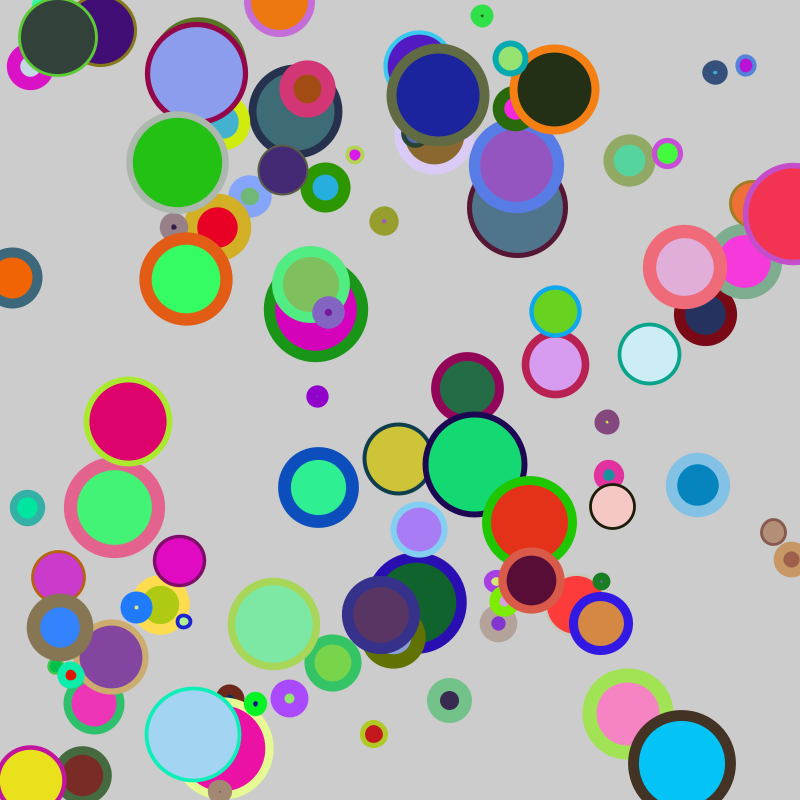
Frame 1 (no input)
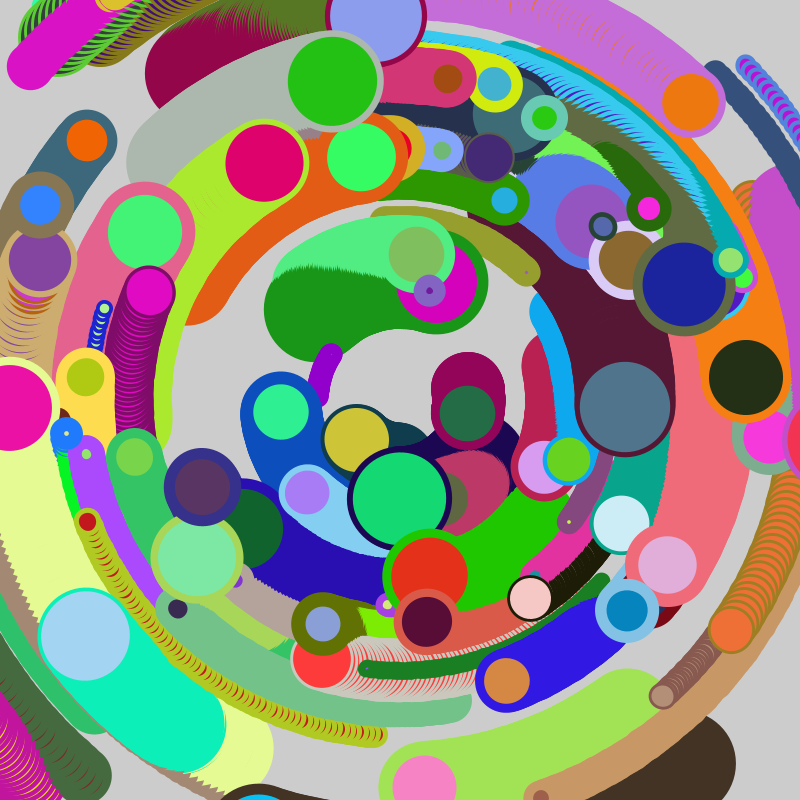
Frame 60 (the mouse pressed at the canvas centre just before this capture)
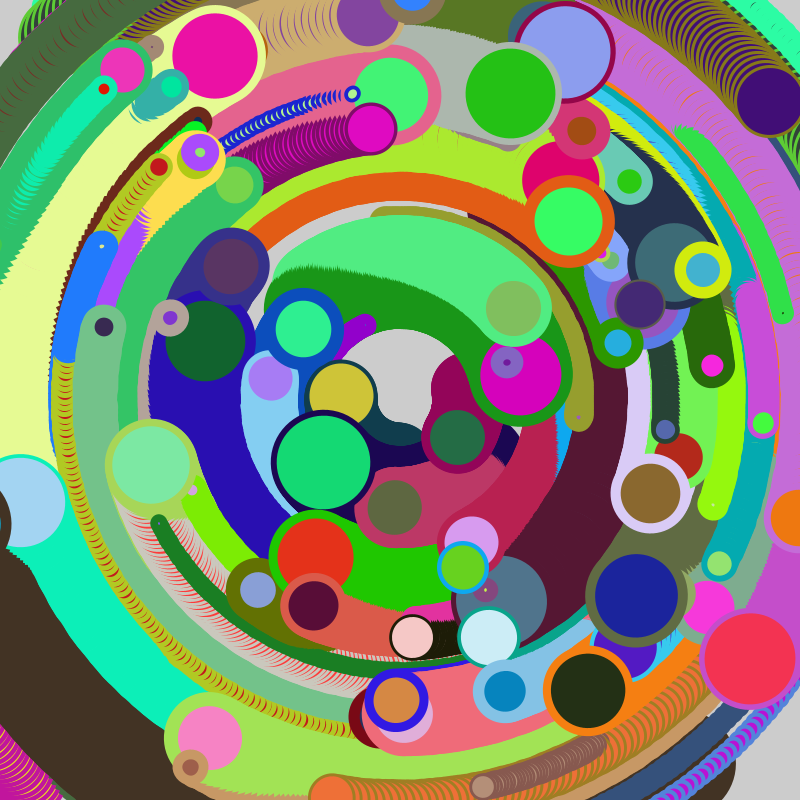
Frame 120 (the mouse held since frame 60 and released just before this capture)

The Processing sketch that drew these frames (run headless with seeded random() and noise(); from frame 60 on, the mouse is pressed at the canvas centre):

// Processing sketch: listing_4_8
// ── listing_4_8.pde
// Processing for Android: 
// Create Mobile, Sensor-Aware, and XR Applications Using Processing
// Andres Colubri
// https://andrescolubri.net/processing-for-android-book

Circle[] circles = new Circle[100];

void setup() {
  size(800, 800);
  for (int i = 0; i < circles.length; i++) {
    circles[i] = new Circle();
  }
}

void draw() {
  translate(width/2, height/2);  
  for (int i = 0; i < circles.length; i++) {
    circles[i].display();
  }  
}

class Circle {
  float centerX, centerY, radius, weight;
  color fillColor, strokeColor;
  float rotAngle, rotSpeed;
  Circle() {
    centerX = random(-width/2, width/2);
    centerY = random(-height/2, height/2);
    radius = random(10, 100);
    weight = random(2, 15);
    rotSpeed = random(0.005, 0.02);
    rotAngle = 0;
    fillColor = color(random(255), random(255), random(255));
    strokeColor = color(random(255), random(255), random(255));
  }
  void display() {
    pushMatrix();
      rotate(rotAngle);
   
      pushStyle();
        stroke(strokeColor);
        strokeWeight(weight);
        fill(fillColor);
        ellipse(centerX, centerY, radius, radius);
      popStyle();
      
    popMatrix();
    rotAngle += rotSpeed;
  }
}

void keyPressed() {
  save("img.png");  
}
